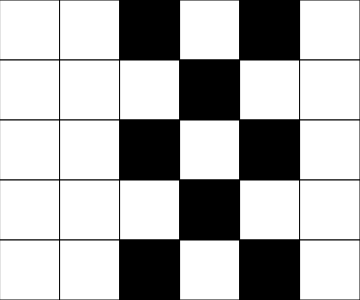
Frame 1 (no input)
Frame 60 (no input): identical to frame 1, image omitted
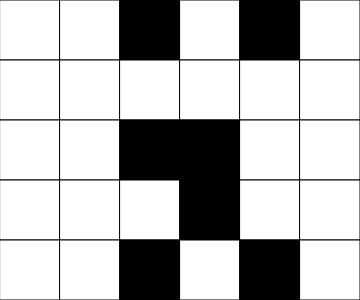
Frame 120 (the mouse pressed at the canvas centre since frame 60)

The p5.js sketch that drew these frames (run headless with seeded random() and noise() and a simulated clock; from frame 60 on, the mouse is pressed at the canvas centre):

// p5.js sketch
// ── sketch.js
// Puzzle Game Starter
// Jack Breckon
// 11/3/2026


let grid = [
  [ 255 , 255, 0 , 255, 0 ,255],
  [ 255, 255 ,255,   0  , 255, 255],
  [ 255 , 255, 0 , 255, 0 , 255,0],
  [ 255  ,  255,  255,  0,  255,  255,255],
  [255 , 255, 0, 255, 0,255]
];
let rows = grid.length;
let cols = grid[0].length;
let tileSize = 60;


async function setup() {
  createCanvas(cols*tileSize,rows*tileSize);
}

function draw() {
  background(220);
  
  renderGrid();
  getCurrentX();
  
}
function mousePressed(){
  if(mouseX < width && mouseY < height){
    let x = getCurrentX();
    let y = getCurrentY();
    flip(x,y);
    if (x-1 >=0) {
      flip(x+1,y);
    }
    if (x+1 <=0) {
      flip(x-1,y);
    }
    if (y-1 >=5) {
      flip(x,y+1);
    }
    if (y+1 <=5) {
      flip(x,y-1);
    }
  }
}

function flip(x,y){
  if (grid[y][x] === 255) {
    grid[y][x] = 0;
  }
  else {
    grid[y][x] = 255;
  }
}

function getCurrentX(){
  let constrainedX = constrain(mouseX,0,width-1);
  return int(constrainedX/tileSize);
}
function getCurrentY(){
  let constrainedY = constrain(mouseY,0,height-1);
  return int(constrainedY/tileSize);
}

function renderGrid(){
  // interpret the data stored in 2D array and draw matrix of square to reflect it.
  for(let y = 0; y<rows;y++){
    for(let x = 0;x<cols;x++){
      let fillcolour =grid[y][x];
      fill(fillcolour);
      square(x*tileSize,y*tileSize,tileSize);
    }
  }
}
